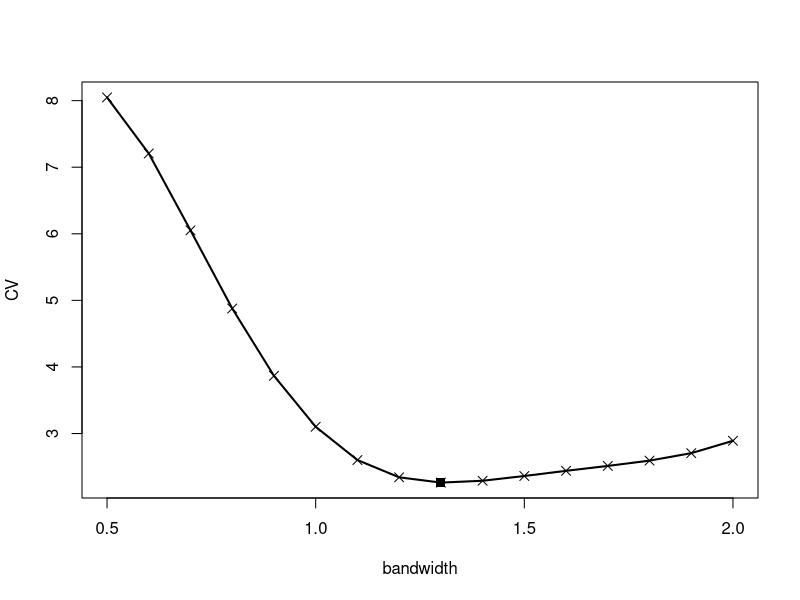
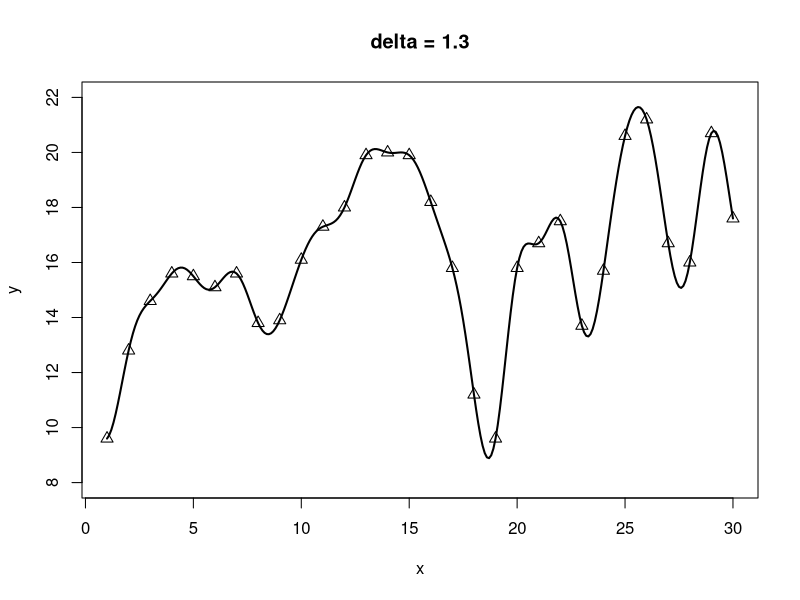
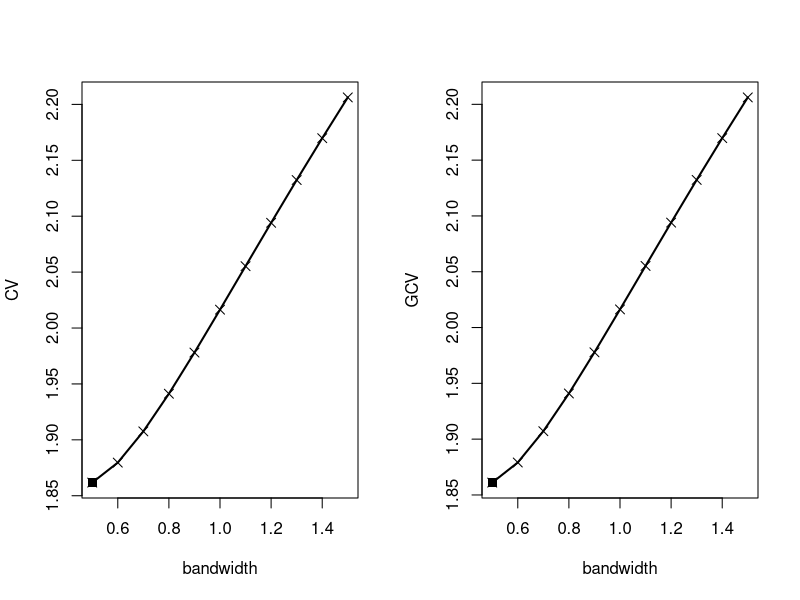
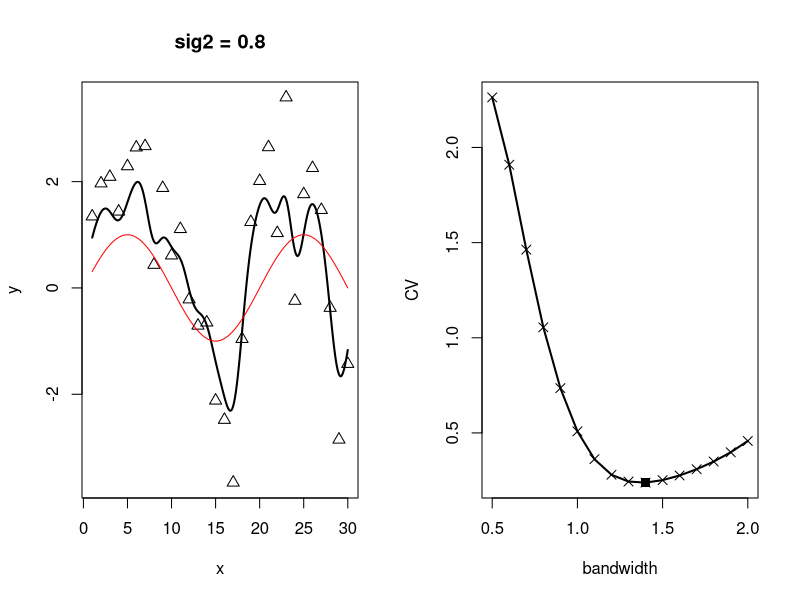
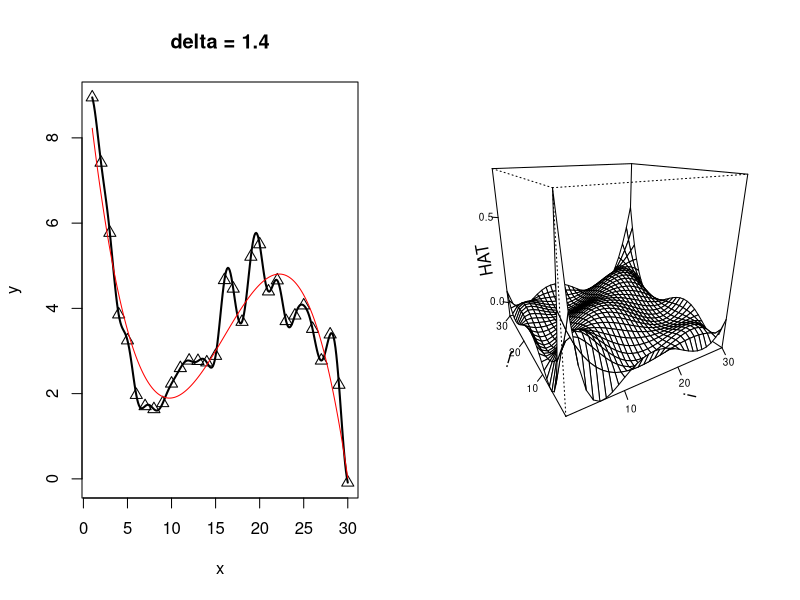
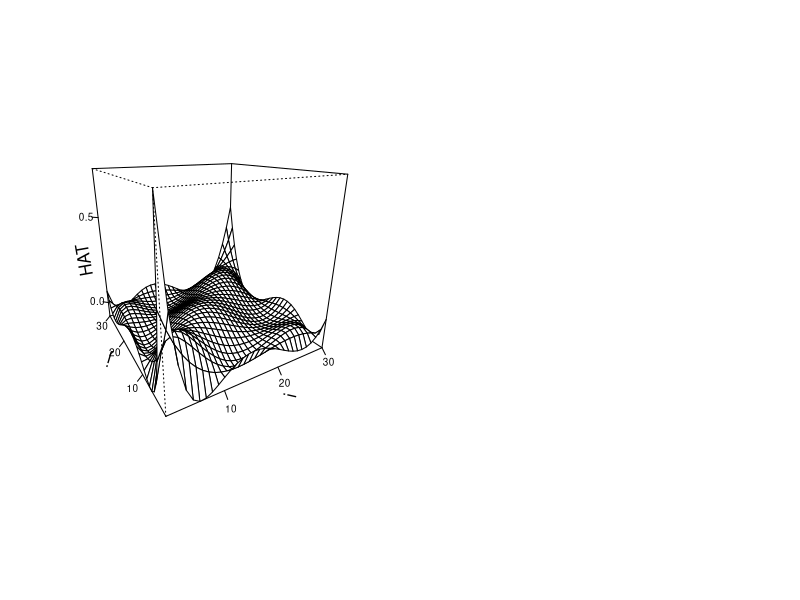
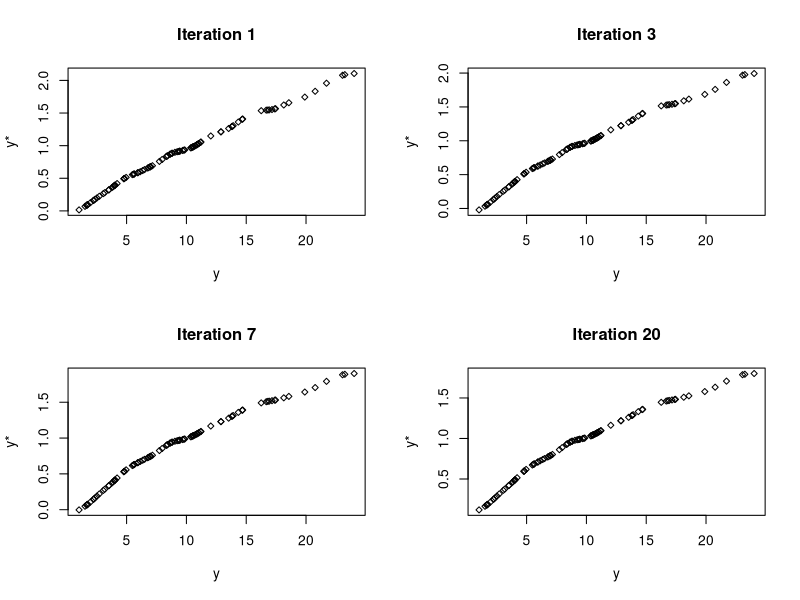

Here is the R script that generated these plots, in order:
## ---- chunk 1
knitr::opts_chunk$set(echo = TRUE, comment = NA)
## ---- chunk 2
library(MASS)
set.seed(0)
## ---- chunk 3
mykrig1 <- function(nd, ne, xx, yy, ex, bw){
  full <- matrix(0, nd, nd)
  full[lower.tri(full)] <- dist(xx)
  dist1 <- full + t(full)
  cc <- exp(-dist1^2/bw^2)
  
  dvector <- function(exs, xx, bw){
    dv <- exp( -(exs - xx)^2/bw^2)
    dv
  }
  
  dmat <- apply(matrix(ex, nrow = 1), 2, dvector, xx = xx, bw = bw)
  ccr <- solve(cc)
  ccs <- sum(apply(ccr, 2, sum))
  chi <- (-2 * (1 - apply((ccr %*% dmat), 2, sum)))/ccs
  chimat <- matrix(rep(chi, times = nd), ncol = ne, byrow = T)
  ww <- ccr %*% (dmat - 0.5 * chimat)
  ey <- t(ww) %*% yy
  ey
}

mykrigs <- function(nd, ne, xx, yy, ex, bw, sig2){
  full <- matrix(0, nd, nd)
  full[lower.tri(full)] <- dist(xx)
  dist1 <- full + t(full)
  cc <- exp(-dist1^2/bw^2)
  
  dvector <- function(exs, xx, bw){
    dv <- exp(-(exs - xx)^2/bw^2)
    dv
  }
  
  dmat <- apply(matrix(ex, nrow = 1), 2, dvector, xx = xx, bw = bw)
  ccr <- solve(cc + sig2 * diag(nd))
  ww <- ccr %*% dmat
  ey <- t(ww) %*% yy
  ey
}

mykrig2 <- function(nd, ne, xx, yy, ex, bw, np)
{
# (1) 
  full <- matrix(0, nd, nd)
  full[lower.tri(full)] <- dist(xx)
  dist1 <- full + t(full)
  cc <- exp( - dist1^2/bw^2)
# (2)
  ll <- t(chol(cc))
  llr <- solve(ll)
# (3)
  powerf <- function(jj, x1)
  {
    pw <- x1^jj
    return(pw)
  }
  gg <- apply(matrix(c(0:(np - 1)), nrow = 1), 2, powerf,
    x1 = xx)
  aa <- qr(llr %*% gg)
  qq <- qr.Q(aa)
  rr <- qr.R(aa)
# (4)
  bb <- t(qq) %*% llr %*% yy
  beta1 <- solve(rr[1:np, ], bb[1:np])
# (5)
  dvector <- function(exs, xx, bw)
  {
    dv <- exp( - (exs - xx)^2/bw^2)
    return(dv)
  }
  dmat <- apply(matrix(ex, nrow = 1), 2, dvector, xx = xx,
    bw = bw)
# (6)
  ccr <- solve(cc)
  almat <- ccr %*% dmat
# (7)
  mm <- as.vector(beta1 %*% t(gg))
  exmat <- t(apply(matrix(c(0:(np - 1)), nrow = 1), 2, powerf,
                   x1 = ex))
  if (ne == 1) exmat <- t(exmat)
  ey <- beta1 %*% exmat + as.vector(t(almat) %*% (yy - mm))
# (8)
  return(ey)
}

## ---- chunk 4
# use (E) - mykrig1 for ordinary kriging
CV_delta <- function(nd, xx, yy, bws){
  calc_cv <- function(nd, xx, yy, bw){
    calc_res <- function(i, xx, yy, bw){
      xx1 <- xx[-i]
      yy1 <- yy[-i]
      ex <- xx[i]
      ey <- mykrig1(nd-1, 1, xx1, yy1, ex, bw)
      (ey - yy[i])^2
    }
    # delete data one by one except two ends
    res <- sapply(2:(nd-1), calc_res, xx=xx, yy=yy, bw=bw)
    mean(res)
  }
  cv <- sapply(bws, calc_cv, nd=nd, xx=xx, yy=yy)
  cv
}
## ---- chunk 5
X <- 1:30
Y <- c(9.6, 12.8, 14.6, 15.6, 15.5, 15.1, 15.6, 13.8, 13.9, 16.1, 17.3, 18,
       19.9, 20, 19.9, 18.2, 15.8, 11.2, 9.6, 15.8, 16.7, 17.5, 13.7, 15.7,
       20.6, 21.2, 16.7, 16, 20.7, 17.6)
bandw <- seq(0.5, 2, 0.1)
cv <- CV_delta(30, X, Y, bandw)

# CV plot
plot(bandw, cv, type = "n", xlab = "bandwidth", ylab = "CV")
points(bandw, cv, cex = 1.2, pch = 4)
lines(bandw, cv, lwd = 2)
cvmin <- min(cv)
icvmin <- (1.:length(bandw))[cv == cvmin]
bandcv <- bandw[icvmin]
points(bandcv, cvmin, cex = 1.2, pch = 15)
## ---- chunk 6
ex <- seq(1, 30, by=0.1)
ne <- length(ex)
bw <- 1.3
ey <- mykrig1(30, ne, X, Y, ex, bw)
plot(X, Y, type="n", xlab="x", ylab="y", ylim=c(8,22), main="delta = 1.3")
points(X, Y, cex=1.2, pch=2)
lines(ex, ey, lwd=2)
## ---- chunk 7
# use (F) - mykrigs for simple kriging
krig_cvgcv <- function(nd, xx, yy, bw, sig2s){
  calc_cvgcv <- function (nd, xx, yy, bw, sig2){
    calc_res <- function(i, xx, yy, bw, sig2){
      xx1 <- xx[-i]
      yy1 <- yy[-i]
      
    }
    hat <- apply(diag(nd), 1, mykrigs, nd=nd, ne=nd,
                 xx=xx, ex=xx, bw=bw, sig2=sig2)
    ey <- hat %*% yy
    # except two ends
    res <- (ey - yy)[-c(1, nd)]
    dhat <- diag(hat)[-c(1, nd)]
    cv <- mean((res / (1-dhat))^2)
    gcv <- mean(res^2) / (1 - mean(dhat))^2
    list(cv=cv, gcv=gcv)
  }
  krig_out <- lapply(as.list(sig2s), calc_cvgcv, nd=nd, xx=xx, yy=yy, bw=bw)
  cvgcv <- unlist(krig_out)
  cv <- cvgcv[attr(cvgcv, "names") == "cv"]
  gcv <- cvgcv[attr(cvgcv, "names") == "gcv"]
  list(cv=cv, gcv=gcv)
}

# simulated with sig2 = 1
xx <- 1:30
Sigma <- sapply(1:30, function(x) exp(-((x-1:30)/1.3)^2))
# eps = eps_c + eps_u
eps <-mvrnorm(1, mu=rep(0, 30), Sigma=Sigma) + rnorm(30)
yy <- sin(0.1 * pi * xx) + eps

bandw <- seq(0.5, 1.5, by=0.1)
cvgcv <- krig_cvgcv(30, xx, yy, 1.3, bandw)
cv <- cvgcv$cv
gcv <- cvgcv$gcv

par(mfrow=c(1,2))
plot(bandw, cv, type = "n", xlab = "bandwidth", ylab = "CV")
points(bandw, cv, cex = 1.2, pch = 4)
lines(bandw, cv, lwd = 2)
cvmin <- min(cv)
icvmin <- (1.:length(bandw))[cv == cvmin]
bandcv <- bandw[icvmin]
points(bandcv, cvmin, cex = 1.2, pch = 15)
plot(bandw, gcv, type = "n", xlab = "bandwidth", ylab = "GCV")
points(bandw, gcv, cex = 1.2, pch = 4)
lines(bandw, gcv, lwd = 2)
gcvmin <- min(gcv)
igcvmin <- (1.:length(bandw))[gcv == gcvmin]
bandgcv <- bandw[igcvmin]
points(bandgcv, gcvmin, cex = 1.2, pch = 15)
## ---- chunk 8
ex <- seq(1, 30, by=0.1)
ne <- length(ex)
ey <- mykrigs(30, ne, xx, yy, ex, 1.3, 0.8)
plot(xx, yy, type="n", xlab="x", ylab="y", main="sig2 = 0.8")
points(xx, yy, cex=1.2, pch=2)
lines(ex, ey, lwd=2)
lines(ex, sin(0.1 * ex * pi), col="red")
## ---- chunk 9
# Use (G) - mykrig2 for universal kriging
CV_delta2 <- function(nd, xx, yy, bws, np){
  calc_cv <- function(nd, xx, yy, bw, np){
    calc_res <- function(i, xx, yy, bw, np){
      xx1 <- xx[-i]
      yy1 <- yy[-i]
      ex <- xx[i]
      ey <- mykrig2(nd-1, 1, xx1, yy1, ex, bw, np)
      (ey - yy[i])^2
    }
    # delete data one by one except two ends
    res <- sapply(2:(nd-1), calc_res, xx=xx, yy=yy, bw=bw, np=np)
    mean(res)
  }
  cv <- sapply(bws, calc_cv, nd=nd, xx=xx, yy=yy, np=np)
  cv
}

xx <- 1:30
eps <- mvrnorm(n=1, mu=rep(0, 30), Sigma=Sigma)
yy <- 3 + 0.35 * (xx-15)  - 0.003 * (xx-16)^3 + eps

bandw <- seq(0.5, 2, 0.1)
cv <- CV_delta2(30, xx, yy, bandw, np=3)

# CV plot
plot(bandw, cv, type = "n", xlab = "bandwidth", ylab = "CV")
points(bandw, cv, cex = 1.2, pch = 4)
lines(bandw, cv, lwd = 2)
cvmin <- min(cv)
icvmin <- (1.:length(bandw))[cv == cvmin]
bandcv <- bandw[icvmin]
points(bandcv, cvmin, cex = 1.2, pch = 15)
## ---- chunk 10
ex <- seq(1, 30, by=0.1)
ne <- length(ex)
ey <- mykrig2(30, ne, xx, yy, ex, 1.4, 3)
plot(xx, yy, type="n", xlab="x", ylab="y", main="delta = 1.4")
points(xx, yy, cex=1.2, pch=2)
lines(ex, ey, lwd=2)
lines(ex, 3 + 0.35 * (ex-15)  - 0.003 * (ex-16)^3, col="red")
## ---- chunk 11
normal_eq <- function(xx1, p, xx2, q, yy){
  X1 <- sapply(xx1, function(x) x^(0:p))
  X2 <- sapply(xx2, function(x) x^(1:q))
  X <- t(rbind(X1, X2))
  A <- t(X) %*% X
  b <- t(X) %*% yy
  list(A=A, b=b, X=X)
}

xx1 <- 1:30
xx2 <- (2:31)^1.1
yy <- -5 -0.03 * (xx1-15)^2 + 0.07 * (xx2-20)^2 + rnorm(30)
## ---- chunk 12
find_beta <- function(xx1, p, xx2, q, yy){
  Ab <- normal_eq(xx1, p, xx2, q, yy)
  beta <- solve(Ab$A, Ab$b)
  beta
}

find_beta(xx1, 2, xx2, 2, yy)

additive_model <- function(xx1, p, xx2, q, yy){
  beta <- find_beta(xx1, p, xx2, q, yy)
  X <- normal_eq(xx1, p, xx2, q, yy)$X
  ey <- X %*% beta
  ey
}

hat_matrix <- function(xx1, p, xx2, q){
  nd <- length(xx1)
  hat <- apply(diag(nd), 1, additive_model, xx1=xx1, p=p, xx2=xx2, q=q)
  hat
}
hat <- hat_matrix(xx1, 2, xx2, 2)
persp(1:30, 1:30, hat, xlab = 'i', ylab='j', zlab='HAT',
        lab = c(3, 3, 3), theta = -30, phi = 20,
        ticktype = 'detailed', nticks=3, cex.lab = 1, cex.axis = 0.6)
## ---- chunk 13
additive_model2 <- function(xx1, p, xx2, q, yy){
  formula.name <- yy ~ poly(xx1, degree=p) + poly(xx2, degree=q)
  data <- data.frame(xx1=xx1, xx2=xx2, yy=yy)
  lm.out <- lm(formula.name, data=data)
  ey <- lm.out$fitted.values
  ey
}

hat_matrix2 <- function(xx1, p, xx2, q){
  nd <- length(xx1)
  hat <- apply(diag(nd), 1, additive_model2, xx1=xx1, p=p, xx2=xx2, q=q)
  hat
}

hat2 <- hat_matrix(xx1, 2, xx2, 2)
persp(1:30, 1:30, hat2, xlab = 'i', ylab='j', zlab='HAT',
        lab = c(3, 3, 3), theta = -30, phi = 20,
        ticktype = 'detailed', nticks=3, cex.lab = 1, cex.axis = 0.6)
## ---- chunk 14
sum(hat - hat2) # 0 if all entries are identical
## ---- chunk 15
aceit <- function(nd, it, lx1, lx2, ly, xx1, xx2, yy){ 
  yyst <- yy
  # smooth spline with y=m1(x1)+m2(x2)
  R1 <- sapply(xx1, function(x) abs(x-xx1)^3/12)
  R2 <- sapply(xx2, function(x) abs(x-xx2)^3/12)
  Q1 <- matrix(c(xx1^0, xx1), nrow=2, byrow=T)
  Q2 <- matrix(xx2, nrow=1)
  
  A <- matrix(0, nrow=2*nd+3, ncol=2*nd+3)
  A[1:nd,] <- cbind(R1 + lx1 * diag(nd), t(Q1), R2, t(Q2))
  A[(nd+1):(nd+2), 1:nd] <- Q1
  A[(nd+3):(2*nd+2),] <- cbind(R1, t(Q1), R2 + lx2 * diag(nd), t(Q2))
  A[2*nd+3, (nd+3):(2*nd+2)] <- Q2
  
  Hx <- cbind(R1, t(Q1), R2, t(Q2)) %*% solve(A)
  hatx <- Hx[,1:nd] + Hx[,(nd+3):(2*nd+2)]
  
  # smooth spline with y
  Ry <- sapply(yy, function(x) abs(x-yy)^3/12)
  Qy <- matrix(c(yy^0, yy), nrow=2, byrow=T)
  Ay <- matrix(0, nrow=nd+2, ncol=nd+2)
  Ay[1:nd,] <- cbind(Ry + ly * diag(nd), t(Qy))
  Ay[(nd+1):(nd+2), 1:nd] <- Qy
  
  Hy <- cbind(Ry, t(Qy)) %*% solve(Ay)
  haty <- Hy[,1:nd]
  
  hatyx <- haty %*% hatx
# (3)
  for(ii in 1:it) { 
    yyst <- hatyx %*% yyst
    yyst <- (sqrt(nd) * yyst)/sqrt(sum(yyst^2))
  }
# (4)
  return(yyst)
}
## ---- chunk 16
nd <- 100
xx1 <- runif(nd, min =0, max = 10)
xx2 <- runif(nd, min =0, max = 10)
yy <- (sin(0.2 * pi * xx1) + xx2^2 * 0.05 - xx2 * 0.4
  + 3 + rnorm(nd, mean =0, sd = 0.1))^2 

par(mfrow = c(2, 2))

for(it in c(1,3,7,20)) {
  yyst <- aceit(nd, it, 0.3, 0.5, 0.4, xx1, xx2, yy)
  plot(yy, yyst, type = "n", xlab = "y", ylab = "y*", main = paste("Iteration", it))
  points(yy, yyst, cex = 0.7, pch =5)
  }

